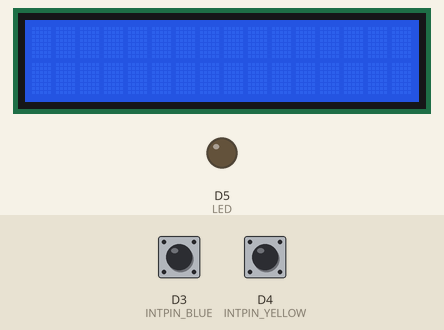
Recording of a sketch running on a simulated ESP8266 (NodeMCU). Parts: 16×2 character LCD, output pins drawn as LEDs (lit = HIGH). Inputs (shaded band) come from the test bench; at power-on: D3 (INTPIN_BLUE) HIGH, D4 (INTPIN_YELLOW) HIGH. WiFi joins after 1.5 s; servers stay silent unless stated; uploads are accepted with an empty reply; what the sketch prints to the serial monitor is not drawn.

Above: at 2.7 s.
2.8 s: D3 (INTPIN_BLUE) pulled LOW for 0.15 s
At 3.4 s:
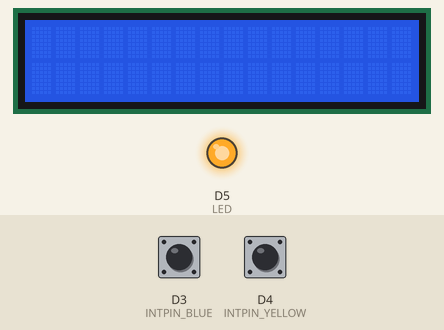
At 4.8 s:
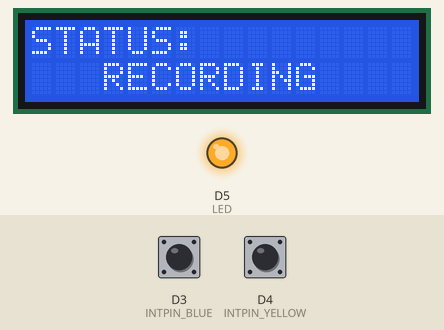
5.1 s: D4 (INTPIN_YELLOW) pulled LOW for 0.15 s
Timing chart, 0 to 8.1 s (numbered marks = the images above; inputs shaded):
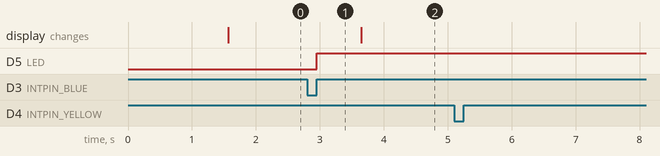

Measured:
- after the input at 2.8 s, D5 (LED): LOW → HIGH after 0.15 s
- after the input at 5.1 s, every drawn part: stays the same

The sketch:

Advanced_Actuators.ino
```cpp
#include <ESP8266WiFi.h>
#include <ESP8266HTTPClient.h>
#include <WiFiClient.h>

const char* ssid = "Tenda_AA8CD0"; // Wifi's SSID
const char* password = "13305485766"; // Wifi Password

WiFiClient wifiClient;
const char* pcAt = "http://192.168.0.103:8080/"; // PC's IP
const char* piAt = "http://192.168.0.105:8080/"; // Pi's IP


#include <Wire.h>
#include <LiquidCrystal_I2C.h>

LiquidCrystal_I2C lcd(0x27, 16, 2);  //I2C address, 16 chars, 2 rows


#define INTPIN_BLUE D3
#define INTPIN_YELLOW D4
#define LED D5

volatile unsigned long lastTime_blue = 0;
volatile unsigned long lastTime_yellow = 0;
volatile unsigned long deltaT = 50;

// 0: no demo; 1: 1st demo; 2: 2nd demo
volatile int mod = 0;

// Press button blue: 1st demo
IRAM_ATTR void button_blue() {
  if ((millis() - lastTime_blue) > deltaT) {
    mod = 1;
    digitalWrite(LED, HIGH);
    Serial.println("blue");
    lastTime_blue = millis();
  }
}

// Press button yellow: 2nd demo
IRAM_ATTR void button_yellow() {
  if ((millis() - lastTime_yellow) > deltaT) {
    mod = 2;
    digitalWrite(LED, HIGH);
    Serial.println("yellow");
    lastTime_yellow = millis();
  }
}


void setup(void){
  Serial.begin(9600);

  pinMode(LED, OUTPUT);
  pinMode(INTPIN_BLUE, INPUT_PULLUP);
  pinMode(INTPIN_YELLOW, INPUT_PULLUP);
  attachInterrupt(digitalPinToInterrupt(INTPIN_BLUE), button_blue, RISING);
  attachInterrupt(digitalPinToInterrupt(INTPIN_YELLOW), button_yellow, RISING);
  digitalWrite(LED, LOW);

  WiFi.begin(ssid, password);
  Serial.println("");

  // Wait for connection
  while (WiFi.status() != WL_CONNECTED) {
    delay(500);
  }
  Serial.print("Connected to ");
  Serial.println(ssid);
  Serial.print("IP address: ");
  Serial.println(WiFi.localIP());

  lcd.init();  //initialize the lcd
  lcd.backlight();
}


void loop(void){
  if (WiFi.status() == WL_CONNECTED && (mod == 1 || mod == 2)){
    HTTPClient http;
    String url = pcAt;

    url += ("run?mod="+String(mod));

    lcd.init();
    lcd.backlight();
    lcd.setCursor(0,0);
    lcd.print("STATUS:");
    lcd.setCursor(3,1);
    lcd.print("RECORDING");

    http.begin(wifiClient,url);
    int returnCode = http.GET();
    http.end();

    url = pcAt;
    url += ("status");
    String state = "";
    http.begin(wifiClient,url);
    while(true){
      returnCode = http.GET();
      state = http.getString();
      Serial.println(http.getString());
      if(state == "END"){
        mod = 0;
        break;
      }
      delay(20000);
    }
    http.end();

    url = piAt;
    url += "result";
    http.begin(wifiClient,url);
    returnCode = http.GET();
    if (returnCode > 0){
      String result = http.getString();
      Serial.println(result);
      lcd.init();
      lcd.backlight();
      lcd.setCursor(0,0);
      lcd.print("RESULT:");
      lcd.setCursor(3,1);
      lcd.print(result);
    }
    http.end();

  } else {
    if (WiFi.status() != WL_CONNECTED){
      Serial.println("WiFi disconnected");
    } else{
      Serial.println(mod);
    }
  }
  digitalWrite(LED, LOW);
  delay(1000);
}
```
